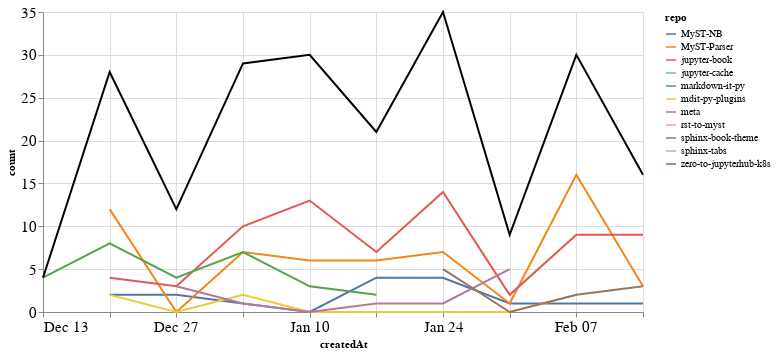

Notebook code for this chart:
### Markdown cell above
### Comments

### Code cell
comments_time = comments.groupby('repo').resample('W', on='createdAt').count()['author'].reset_index()
comments_time = comments_time.rename(columns={'author': 'count'})
comments_time_total = comments_time.groupby('createdAt').agg({"count": "sum"}).reset_index()
ch1 = alt.Chart(comments_time, width=600).mark_line().encode(
    x='createdAt',
    y='count',
    color='repo',
    tooltip="repo"
)

ch2 = alt.Chart(comments_time_total, width=600).mark_line(color="black").encode(
    x='createdAt',
    y='count',
)

ch1 + ch2

### Figure 1 — Vega-Lite specification as saved in the notebook (floating-point values rounded to 4 significant figures)
{"config": {"axisLeft": {"labelFontSize": 15}, "axisBottom": {"labelFontSize": 15}}, "layer": [{"data": {"name": "data-9556c9d0e023e7f5239025f0f0c9024e"}, "mark": "line", "encoding": {"color": {"type": "nominal", "field": "repo"}, "tooltip": {"type": "nominal", "field": "repo"}, "x": {"type": "temporal", "field": "createdAt"}, "y": {"type": "quantitative", "field": "count"}}, "width": 600}, {"data": {"name": "data-5781487004c7cff705d19611fe504873"}, "mark": {"type": "line", "color": "black"}, "encoding": {"x": {"type": "temporal", "field": "createdAt"}, "y": {"type": "quantitative", "field": "count"}}, "width": 600}], "$schema": "https://vega.github.io/schema/vega-lite/v4.8.1.json", "datasets": {"data-9556c9d0e023e7f5239025f0f0c9024e": [{"repo": "MyST-NB", "createdAt": "2020-12-20T00:00:00", "count": 2}, {"repo": "MyST-NB", "createdAt": "2020-12-27T00:00:00", "count": 2}, {"repo": "MyST-NB", "createdAt": "2021-01-03T00:00:00", "count": 1}, {"repo": "MyST-NB", "createdAt": "2021-01-10T00:00:00", "count": 0}, {"repo": "MyST-NB", "createdAt": "2021-01-17T00:00:00", "count": 4}, {"repo": "MyST-NB", "createdAt": "2021-01-24T00:00:00", "count": 4}, {"repo": "MyST-NB", "createdAt": "2021-01-31T00:00:00", "count": 1}, {"repo": "MyST-NB", "createdAt": "2021-02-07T00:00:00", "count": 1}, {"repo": "MyST-NB", "createdAt": "2021-02-14T00:00:00", "count": 1}, {"repo": "MyST-Parser", "createdAt": "2020-12-20T00:00:00", "count": 12}, {"repo": "MyST-Parser", "createdAt": "2020-12-27T00:00:00", "count": 0}, {"repo": "MyST-Parser", "createdAt": "2021-01-03T00:00:00", "count": 7}, {"repo": "MyST-Parser", "createdAt": "2021-01-10T00:00:00", "count": 6}, {"repo": "MyST-Parser", "createdAt": "2021-01-17T00:00:00", "count": 6}, {"repo": "MyST-Parser", "createdAt": "2021-01-24T00:00:00", "count": 7}, {"repo": "MyST-Parser", "createdAt": "2021-01-31T00:00:00", "count": 1}, {"repo": "MyST-Parser", "createdAt": "2021-02-07T00:00:00", "count": 16}, {"repo": "MyST-Parser", "createdAt": "2021-02-14T00:00:00", "count": 3}, {"repo": "jupyter-book", "createdAt": "2020-12-20T00:00:00", "count": 4}, {"repo": "jupyter-book", "createdAt": "2020-12-27T00:00:00", "count": 3}, {"repo": "jupyter-book", "createdAt": "2021-01-03T00:00:00", "count": 10}, {"repo": "jupyter-book", "createdAt": "2021-01-10T00:00:00", "count": 13}, {"repo": "jupyter-book", "createdAt": "2021-01-17T00:00:00", "count": 7}, {"repo": "jupyter-book", "createdAt": "2021-01-24T00:00:00", "count": 14}, {"repo": "jupyter-book", "createdAt": "2021-01-31T00:00:00", "count": 2}, {"repo": "jupyter-book", "createdAt": "2021-02-07T00:00:00", "count": 9}, {"repo": "jupyter-book", "createdAt": "2021-02-14T00:00:00", "count": 9}, {"repo": "jupyter-cache", "createdAt": "2021-01-17T00:00:00", "count": 1}, {"repo": "markdown-it-py", "createdAt": "2020-12-13T00:00:00", "count": 4}, {"repo": "markdown-it-py", "createdAt": "2020-12-20T00:00:00", "count": 8}, {"repo": "markdown-it-py", "createdAt": "2020-12-27T00:00:00", "count": 4}, {"repo": "markdown-it-py", "createdAt": "2021-01-03T00:00:00", "count": 7}, {"repo": "markdown-it-py", "createdAt": "2021-01-10T00:00:00", "count": 3}, {"repo": "markdown-it-py", "createdAt": "2021-01-17T00:00:00", "count": 2}, {"repo": "mdit-py-plugins", "createdAt": "2020-12-20T00:00:00", "count": 2}, {"repo": "mdit-py-plugins", "createdAt": "2020-12-27T00:00:00", "count": 0}, {"repo": "mdit-py-plugins", "createdAt": "2021-01-03T00:00:00", "count": 2}, {"repo": "mdit-py-plugins", "createdAt": "2021-01-10T00:00:00", "count": 0}, {"repo": "mdit-py-plugins", "createdAt": "2021-01-17T00:00:00", "count": 0}, {"repo": "mdit-py-plugins", "createdAt": "2021-01-24T00:00:00", "count": 0}, {"repo": "mdit-py-plugins", "createdAt": "2021-01-31T00:00:00", "count": 0}, {"repo": "mdit-py-plugins", "createdAt": "2021-02-07T00:00:00", "count": 2}, {"repo": "meta", "createdAt": "2020-12-27T00:00:00", "count": 3}, {"repo": "meta", "createdAt": "2021-01-03T00:00:00", "count": 1}, {"repo": "meta", "createdAt": "2021-01-10T00:00:00", "count": 0}, {"repo": "meta", "createdAt": "2021-01-17T00:00:00", "count": 1}, {"repo": "meta", "createdAt": "2021-01-24T00:00:00", "count": 1}, {"repo": "meta", "createdAt": "2021-01-31T00:00:00", "count": 5}, {"repo": "rst-to-myst", "createdAt": "2021-01-10T00:00:00", "count": 8}, {"repo": "sphinx-book-theme", "createdAt": "2021-01-24T00:00:00", "count": 5}, {"repo": "sphinx-book-theme", "createdAt": "2021-01-31T00:00:00", "count": 0}, {"repo": "sphinx-book-theme", "createdAt": "2021-02-07T00:00:00", "count": 2}, {"repo": "sphinx-book-theme", "createdAt": "2021-02-14T00:00:00", "count": 3}, {"repo": "sphinx-tabs", "createdAt": "2021-01-24T00:00:00", "count": 4}, {"repo": "zero-to-jupyterhub-k8s", "createdAt": "2021-01-03T00:00:00", "count": 1}], "data-5781487004c7cff705d19611fe504873": [{"createdAt": "2020-12-13T00:00:00", "count": 4}, {"createdAt": "2020-12-20T00:00:00", "count": 28}, {"createdAt": "2020-12-27T00:00:00", "count": 12}, {"createdAt": "2021-01-03T00:00:00", "count": 29}, {"createdAt": "2021-01-10T00:00:00", "count": 30}, {"createdAt": "2021-01-17T00:00:00", "count": 21}, {"createdAt": "2021-01-24T00:00:00", "count": 35}, {"createdAt": "2021-01-31T00:00:00", "count": 9}, {"createdAt": "2021-02-07T00:00:00", "count": 30}, {"createdAt": "2021-02-14T00:00:00", "count": 16}]}}
